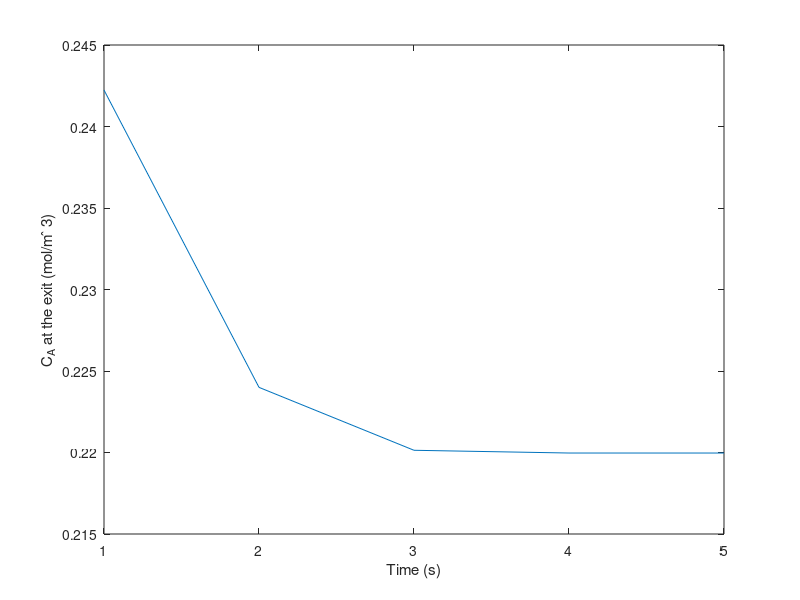

This figure's MATLAB source:
%Gauss_Seidel_no_lineal 
clc
clear 
close all
a = 1.33                    %atm*lt2/(mol) 2 
b = 0.0366                  %lt/mol 
R = 0.08206                 %atm*lt/(mol*K) 
P = 50                      %atm
T = 173.15                  %K
V = R*T/P                   %lt (Valor inicial de V
tol =0.000001
for i=1:1:20
%Funcion a evalua f(x)=0
V1=(P/a)*(-V^3+V^2*(b*P+R*T)/P+(a*b/P))-V 
%Derivada de la funcion f(x)=0
dV=(P/a)*(-3*V^2+2*V*(b*P+R*T)/P)-1;
Vr(i)=V-(V1/dV)
V=Vr(i)
if V1/dV<tol
    break
end

end
p=[1 -(b*P+R*T)/P a/P (-a*b)/P]
roots(p)
n=1:1:i
plot(n,Vr)
xlabel('Time (s)')
ylabel('C_A at the exit (mol/m ̂ 3)')

